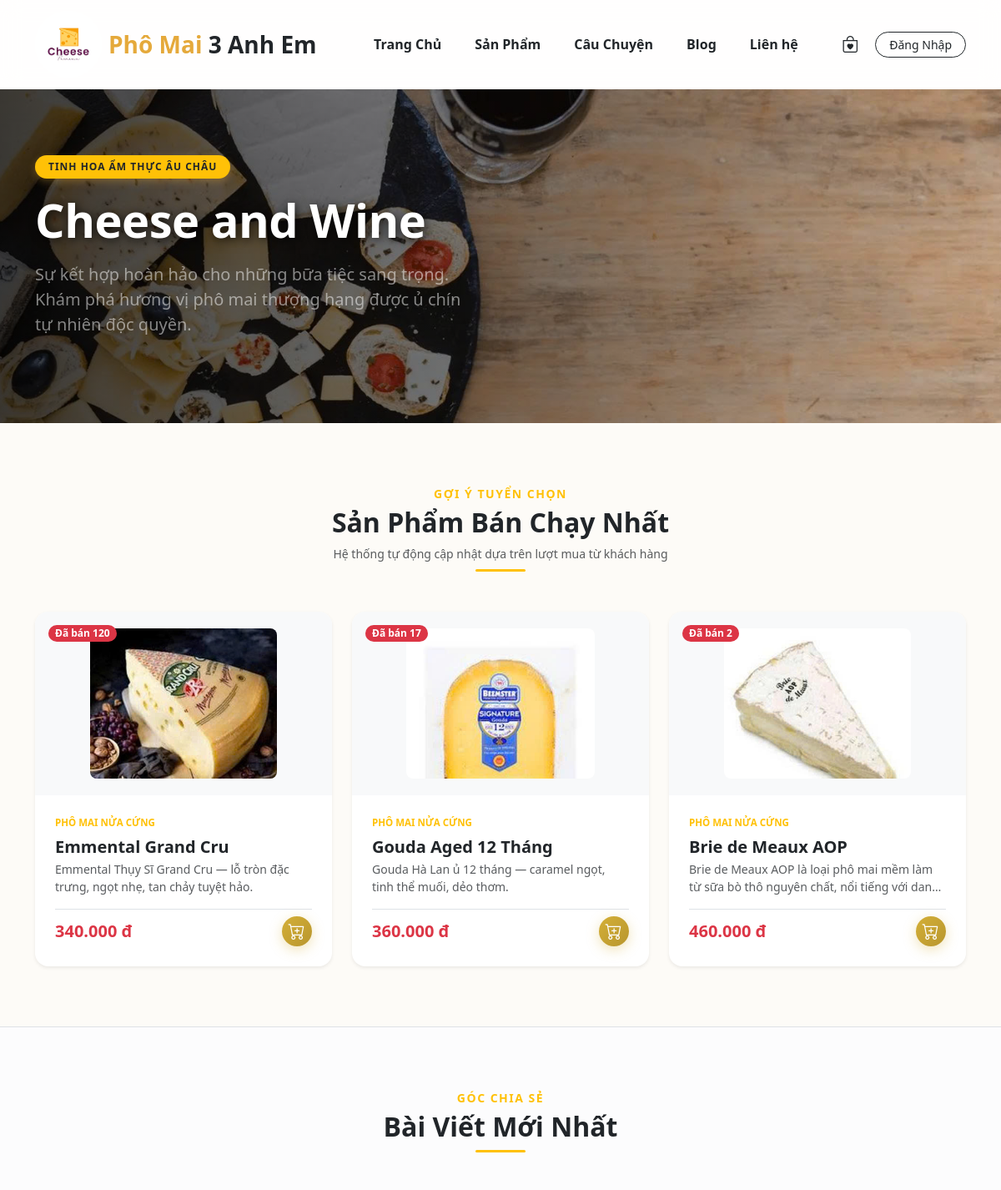
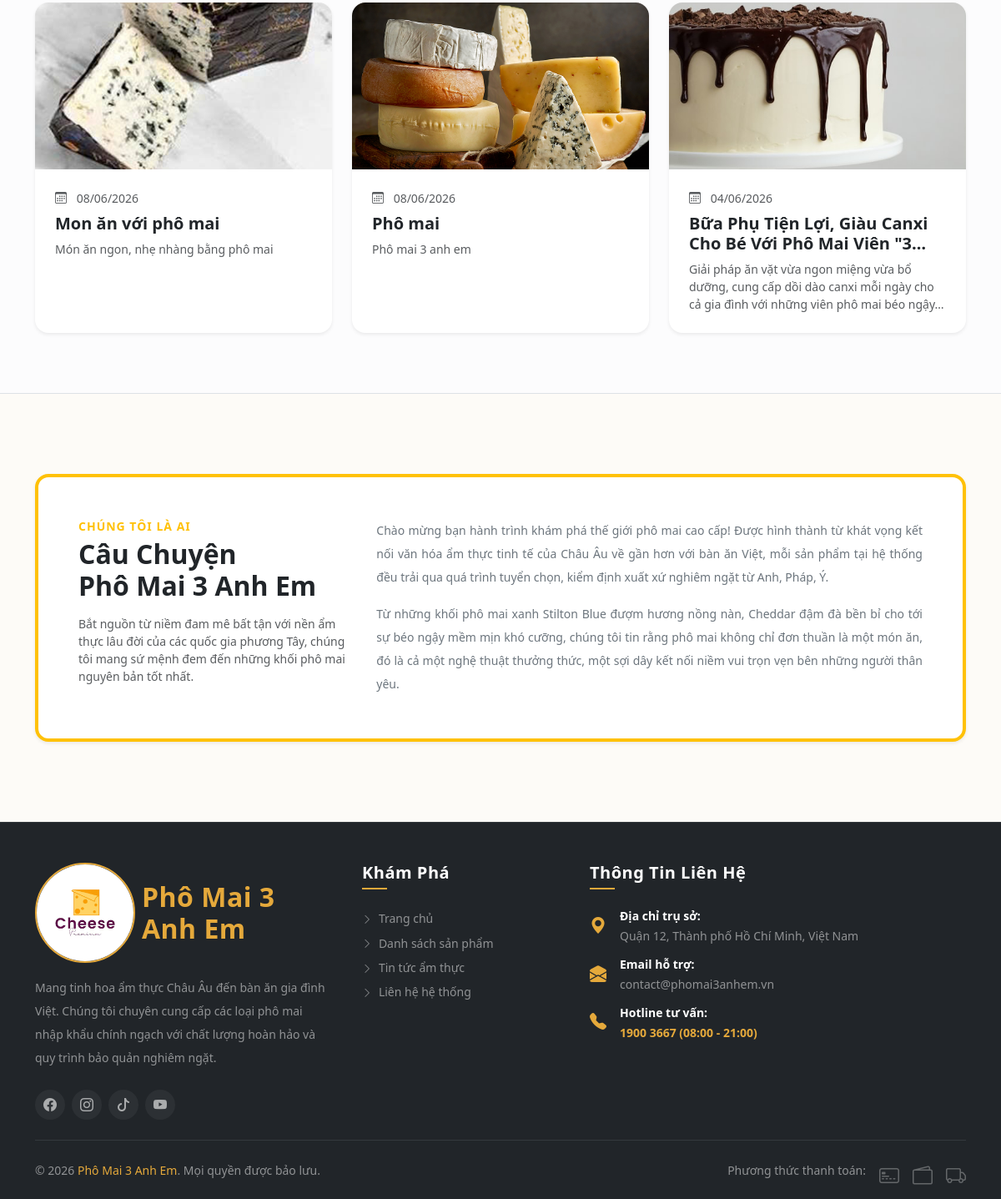
The page / on the database its author committed (2 pictures, top to bottom).
### tables this page shows
CREATE TABLE `products` (
  `id` int(10) UNSIGNED NOT NULL,
  `category_id` int(10) UNSIGNED NOT NULL,
  `name` varchar(200) NOT NULL,
  `slug` varchar(220) NOT NULL,
  `description` text DEFAULT NULL,
  `short_desc` varchar(300) DEFAULT NULL,
  `price` decimal(12,0) NOT NULL,
  `sale_price` decimal(10,2) DEFAULT NULL,
  `original_price` decimal(12,0) DEFAULT NULL,
  `stock` int(10) UNSIGNED NOT NULL DEFAULT 0,
  `weight_gram` int(10) UNSIGNED DEFAULT NULL,
  `origin` varchar(100) DEFAULT NULL,
  `image` varchar(255) DEFAULT NULL,
  `is_featured` tinyint(1) NOT NULL DEFAULT 0,
  `is_on_sale` tinyint(1) DEFAULT 0,
  `is_active` tinyint(1) NOT NULL DEFAULT 1,
  `created_at` datetime NOT NULL DEFAULT current_timestamp(),
  `updated_at` datetime NOT NULL DEFAULT current_timestamp() ON UPDATE current_timestamp()
);

CREATE TABLE `categories` (
  `id` int(10) UNSIGNED NOT NULL,
  `name` varchar(100) NOT NULL,
  `slug` varchar(120) NOT NULL,
  `description` text DEFAULT NULL,
  `icon` varchar(50) DEFAULT NULL,
  `created_at` datetime NOT NULL DEFAULT current_timestamp()
);

CREATE TABLE `posts` (
  `id` int(11) NOT NULL,
  `title` varchar(255) NOT NULL,
  `slug` varchar(255) NOT NULL,
  `image` varchar(255) DEFAULT 'default-post.jpg',
  `summary` varchar(500) DEFAULT NULL,
  `content` text NOT NULL,
  `is_featured` tinyint(1) NOT NULL DEFAULT 0,
  `created_at` timestamp NOT NULL DEFAULT current_timestamp()
);

### index.php (the view, shortened to what this page needs)
<?php
include_once 'config/db.php';
include_once 'includes/header.php';
$query_top_selling = "
    SELECT p.*, c.name AS category_name, IFNULL(SUM(od.quantity), 0) AS total_sold
    FROM products p
    JOIN categories c ON p.category_id = c.id
    LEFT JOIN order_details od ON p.id = od.product_id
    LEFT JOIN orders o ON od.order_id = o.id AND o.status = 'completed'
    WHERE p.is_active = 1
    GROUP BY p.id
    ORDER BY total_sold DESC, p.id DESC
    LIMIT 3
";
$featured_products = $pdo->query($query_top_selling)->fetchAll();
try {
    $stmt_blog = $pdo->query("SELECT * FROM posts ORDER BY created_at DESC, id DESC LIMIT 3");
    $latest_blogs = $stmt_blog->fetchAll();
} catch (PDOException $e) {
    $latest_blogs = [];
}
$banner_path = 'assets/img/background.jpg';
?>
<section class="position-relative d-flex align-items-center overflow-hidden"
         style="height: 50vh; background: url('<?php echo $banner_path; ?>') center/cover no-repeat;">
    <div class="position-absolute top-0 start-0 w-100 h-100"
         style="background: linear-gradient(90deg, rgba(0,0,0,0.75) 0%, rgba(0,0,0,0.4) 60%, rgba(0,0,0,0.1) 100%); z-index: 1;">
    </div>
    <div class="container position-right text-white" style="z-index: 2;" data-aos="fade-right">
        <div class="row">
            <div class="col-md-8 col-lg-6">
                <span class="badge bg-warning text-dark text-uppercase fw-bold px-3 py-2 rounded-pill mb-3"
                      style="font-size: 0.75rem; letter-spacing: 1px; box-shadow: 0 4px 10px rgba(229,169,59,0.3);">
                    Tinh Hoa Ẩm Thực Âu Châu
                </span>
                <h1 class="display-4 fw-bold mb-3 text-white" style="text-shadow: 2px 2px 12px rgba(0,0,0,0.8); letter-spacing: -0.5px;">
                    Cheese and Wine
                </h1>
                <p class="lead mb-4 text-white-50" style="font-weight: 400; max-width: 95%;">
                    Sự kết hợp hoàn hảo cho những bữa tiệc sang trọng. Khám phá hương vị phô mai thượng hạng được ủ chín tự nhiên độc quyền.
                </p>
            </div>
        </div>
    </div>
</section>
<section class="container my-5 py-4">
    <div class="text-center mb-5" data-aos="fade-up">
        <span class="text-warning text-uppercase fw-bold small" style="letter-spacing: 1.5px;">Gợi Ý Tuyển Chọn</span>
        <h2 class="fw-bold text-dark mt-1">Sản Phẩm Bán Chạy Nhất</h2>
        <small class="text-muted d-block mt-1">Hệ thống tự động cập nhật dựa trên lượt mua từ khách hàng</small>
        <div class="mx-auto bg-warning mt-2" style="width: 60px; height: 3px; border-radius: 2px;"></div>
    </div>
    <div class="row g-4 justify-content-center">
        <?php if (count($featured_products) > 0): ?>
            <?php foreach($featured_products as $prod): ?>
                <div class="col-md-4 col-sm-6" data-aos="fade-up">
                    <div class="card h-100 border-0 shadow-sm rounded-4 overflow-hidden bg-white product-card-hover">
                        <div class="position-relative bg-light text-center p-3 d-flex align-items-center justify-content-center" style="height: 220px;">
                            <?php if ($prod['total_sold'] > 0): ?>
                                <span class="position-absolute top-0 start-0 m-3 badge bg-danger px-2 py-1 small rounded-pill" style="z-index: 2;">
                                    Đã bán <?php echo $prod['total_sold']; ?>
                                </span>
                            <?php else: ?>
                                <span class="position-absolute top-0 start-0 m-3 badge bg-secondary px-2 py-1 small rounded-pill" style="z-index: 2;">
                                    Bán chạy
                                </span>
                            <?php endif; ?>
                            <a href="chitietsanpham.php?id=<?php echo $prod['id']; ?>" class="w-100 h-100 d-flex align-items-center justify-content-center home-img-container">
                                <?php
                                $img = (!empty($prod['image']) && file_exists('assets/img/'.$prod['image'])) ? 'assets/img/'.$prod['image'] : 'https://images.unsplash.com/photo-1528750994863-30f4a7c05267?q=80&w=400';
                                ?>
                                <img src="<?php echo $img; ?>" class="img-fluid rounded-3" style="max-height: 180px; object-fit: contain;" alt="<?php echo htmlspecialchars($prod['name']); ?>">
                            </a>
                        </div>
                        <div class="card-body d-flex flex-column p-4">
                            <span class="text-uppercase text-warning fw-bold mb-1" style="font-size: 0.72rem;"><?php echo htmlspecialchars($prod['category_name']); ?></span>
                            <h5 class="fw-bold my-1 home-prod-title">
                                <a href="chitietsanpham.php?id=<?php echo $prod['id']; ?>" class="text-decoration-none text-dark hover-gold transition-color">
                                    <?php echo htmlspecialchars($prod['name']); ?>
                                </a>
                            </h5>
                            <p class="text-muted small mb-3 flex-grow-1 text-truncate-2"><?php echo htmlspecialchars($prod['short_desc']); ?></p>
                            <div class="d-flex align-items-center justify-content-between pt-2 border-top mt-auto">
                                <span class="fw-bold text-danger fs-5"><?php echo number_format($prod['price'], 0, ',', '.'); ?> đ</span>
                                <form class="ajax-home-cart">
                                    <button type="submit" class="btn btn-sm btn-gold p-2 lh-1 rounded-circle" title="Thêm vào giỏ hàng">
                                        <i class="bi bi-cart-plus fs-5"></i>
                                    </button>
                                </form>
                            </div>
                        </div>
                    </div>
                </div>
            <?php endforeach; ?>
        <?php else: ?>
            <div class="col-12 text-center text-muted py-4">
                <p>Chưa có dữ liệu sản phẩm bán chạy.</p>
            </div>
        <?php endif; ?>
    </div>
</section>
<section class="bg-light-subtle py-5 border-top border-bottom">
    <div class="container my-4">
        <div class="text-center mb-5" data-aos="fade-up">
            <span class="text-warning text-uppercase fw-bold small" style="letter-spacing: 1.5px;">Góc Chia Sẻ</span>
            <h2 class="fw-bold text-dark mt-1">Bài Viết Mới Nhất</h2>
            <div class="mx-auto bg-warning mt-2" style="width: 60px; height: 3px; border-radius: 2px;"></div>
        </div>
        <div class="row g-4 justify-content-center">
            <?php if (count($latest_blogs) > 0): ?>
                <?php foreach($latest_blogs as $blog): ?>
                    <div class="col-md-4" data-aos="fade-up">
                        <div class="card h-100 border-0 shadow-sm rounded-4 overflow-hidden bg-white product-card-hover">
                            <div style="height: 200px; overflow:hidden;" class="position-relative">
                                <?php
                                $blog_img = (!empty($blog['image']) && file_exists('assets/img/'.$blog['image']) && $blog['image'] != 'default-post.jpg')
                                            ? 'assets/img/'.$blog['image']
                                            : 'https://images.unsplash.com/photo-1532634922-8fe0b757fb13?q=80&w=500';
                                ?>
                                <img src="<?php echo $blog_img; ?>" class="w-100 h-100" style="object-fit: cover;" alt="<?php echo htmlspecialchars($blog['title'] ?? 'Blog Image'); ?>">
                            </div>
                            <div class="card-body p-4">
                                <small class="text-muted d-block mb-2">
                                    <i class="bi bi-calendar3 me-2"></i>
                                    <?php echo date('d/m/Y', strtotime($blog['created_at'] ?? 'now')); ?>
                                </small>
                                <h5 class="fw-bold text-dark mb-2 text-truncate-2">
                                    <a href="chitietblog.php?id=<?php echo $blog['id']; ?>" class="text-decoration-none text-dark hover-gold">
                                        <?php echo htmlspecialchars($blog['title'] ?? 'Tiêu đề bài viết'); ?>
                                    </a>
                                </h5>
                                <p class="text-muted small text-truncate-3 mb-0"><?php echo htmlspecialchars($blog['summary'] ?? 'Nội dung tóm tắt bài viết...'); ?></p>
                            </div>
                        </div>
                    </div>
                <?php endforeach; ?>
            <?php else: ?>
                <div class="col-12 text-center text-muted py-4">
                    <p>Chưa có bài viết blog nào.</p>
                </div>
            <?php endif; ?>
        </div>
    </div>
</section>
<section id="about" class="container my-5 py-5">
    <div class="glass-card p-4 p-md-5 position-relative border-start border-warning border-4 shadow-sm bg-white" data-aos="fade-up">
        <div class="row align-items-center g-4">
            <div class="col-lg-4 text-center text-lg-start">
                <span class="text-warning text-uppercase fw-bold small d-block mb-1" style="letter-spacing: 1px;">Chúng Tôi Là Ai</span>
                <h2 class="fw-bold text-dark mb-3">Câu Chuyện <br>Phô Mai 3 Anh Em</h2>
                <p class="text-muted small">Bắt nguồn từ niềm đam mê bất tận với nền ẩm thực lâu đời của các quốc gia phương Tây, chúng tôi mang sứ mệnh đem đến những khối phô mai nguyên bản tốt nhất.</p>
            </div>
            <div class="col-lg-8 border-lg-start ps-lg-4">
                <div class="text-secondary lh-lg small" style="text-align: justify;">
                    <p>Chào mừng bạn hành trình khám phá thế giới phô mai cao cấp! Được hình thành từ khát vọng kết nối văn hóa ẩm thực tinh tế của Châu Âu về gần hơn với bàn ăn Việt, mỗi sản phẩm tại hệ thống đều trải qua quá trình tuyển chọn, kiểm định xuất xứ nghiêm ngặt từ Anh, Pháp, Ý.</p>
                    <p class="mb-0">Từ những khối phô mai xanh Stilton Blue đượm hương nồng nàn, Cheddar đậm đà bền bỉ cho tới sự béo ngậy mềm mịn khó cưỡng, chúng tôi tin rằng phô mai không chỉ đơn thuần là một món ăn, đó là cả một nghệ thuật thưởng thức, một sợi dây kết nối niềm vui trọn vẹn bên những người thân yêu.</p>
                </div>
            </div>
        </div>
    </div>
</section>
<?php include_once 'includes/footer.php'; ?>

### assets/css/style.css (style rules this page uses)
:root { --primary-gold: #E5A93B; --bg-cream: #FDFBF7; --text-charcoal: #2C2C2C; --glass-bg: rgba(255, 255, 255, 0.8); --glass-border: rgba(255, 255, 255, 0.4); --glass-blur: blur(12px); }
body { background-color: var(--bg-cream); color: var(--text-charcoal); font-family: 'Segoe UI', Tahoma, Geneva, Verdana, sans-serif; overflow-x: hidden; }
.glass-card { background: var(--glass-bg); backdrop-filter: var(--glass-blur); -webkit-backdrop-filter: var(--glass-blur); border: 1px solid var(--glass-border); border-radius: 16px; box-shadow: 0 8px 32px 0 rgba(0, 0, 0, 0.04); }
.btn-gold { background-color: var(--primary-gold); color: #ffffff; border-radius: 30px; padding: 10px 24px; font-weight: 600; border: none; transition: all 0.3s ease; }
.product-card-hover { transition: transform 0.4s cubic-bezier(0.165, 0.84, 0.44, 1), box-shadow 0.4s ease; }
.glass-card { background: rgba(255, 255, 255, 0.88); backdrop-filter: blur(12px); -webkit-backdrop-filter: blur(12px); border: 1px solid rgba(255, 255, 255, 0.45); border-radius: 20px; box-shadow: 0 8px 32px rgba(0, 0, 0, 0.08); }
.btn-gold { background: linear-gradient(135deg, #d4af37 0%, #b8962e 100%); color: #fff; border: none; border-radius: 12px; font-weight: 700; letter-spacing: 0.04em; transition: all 0.22s ease; box-shadow: 0 4px 18px rgba(212, 175, 55, 0.38); }
.glass-card { background: rgba(255, 255, 255, 0.85); backdrop-filter: blur(12px); -webkit-backdrop-filter: blur(12px); border: 1px solid rgba(255, 255, 255, 0.4); border-radius: 16px; box-shadow: 0 8px 32px rgba(0, 0, 0, 0.08); }
.btn-gold { background: linear-gradient(135deg, #d4af37 0%, #b8962e 100%); color: #fff; border: none; border-radius: 10px; font-weight: 600; letter-spacing: 0.03em; transition: all 0.2s ease; box-shadow: 0 4px 15px rgba(212, 175, 55, 0.35); }

### index.php (style rules this page uses)
.text-truncate-2 { display: -webkit-box; -webkit-line-clamp: 2; -webkit-box-orient: vertical; overflow: hidden; }
.text-truncate-3 { display: -webkit-box; -webkit-line-clamp: 3; -webkit-box-orient: vertical; overflow: hidden; }
.home-img-container img { transition: transform 0.4s ease; }

### rows shown on the page
products: total_sold "120", image (picture), category.name "PHÔ MAI NỬA CỨNG", name "Emmental Grand Cru", short_desc "Emmental Thụy Sĩ Grand Cru — lỗ tròn đặc trưng, ngọt nhẹ, tan chảy tuyệt hảo.", price "340.000"
products: total_sold "17", image (picture), category.name "PHÔ MAI NỬA CỨNG", name "Gouda Aged 12 Tháng", short_desc "Gouda Hà Lan ủ 12 tháng — caramel ngọt, tinh thể muối, dẻo thơm.", price "360.000"
products: total_sold "2", image (picture), category.name "PHÔ MAI NỬA CỨNG", name "Brie de Meaux AOP", short_desc "Brie de Meaux AOP là loại phô mai mềm làm từ sữa bò thô nguyên chất, nổi tiếng với…", price "460.000"
posts: image (picture), created_at "08/06/2026", title "Mon ăn với phô mai", summary "Món ăn ngon, nhẹ nhàng bằng phô mai"
posts: image (picture), created_at "08/06/2026", title "Phô mai", summary "Phô mai 3 anh em"
posts: image (picture), created_at "04/06/2026", title "Bữa Phụ Tiện Lợi, Giàu Canxi Cho Bé Với Phô Mai Viên…", summary "Giải pháp ăn vặt vừa ngon miệng vừa bổ dưỡng, cung cấp dồi dào canxi mỗi ngày cho cả gia đình với những viên phô mai béo…"
